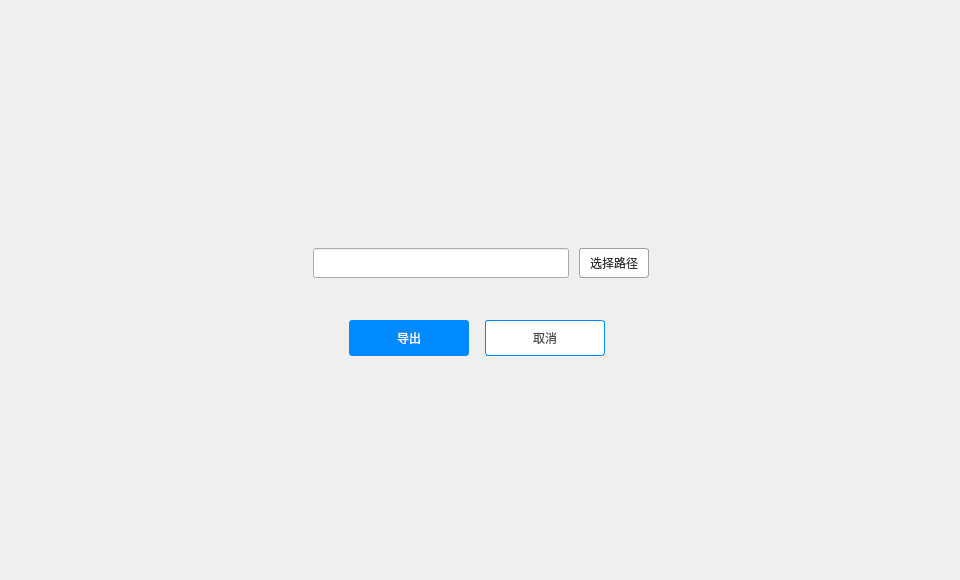
<?xml version="1.0" encoding="UTF-8"?>
<ui version="4.0">
 <class>ExportDialog</class>
 <widget class="QDialog" name="ExportDialog">
  <property name="geometry">
   <rect>
    <x>0</x>
    <y>0</y>
    <width>960</width>
    <height>580</height>
   </rect>
  </property>
  <property name="font">
   <font>
    <family>微软雅黑</family>
   </font>
  </property>
  <property name="windowTitle">
   <string>Dialog</string>
  </property>
  <widget class="QWidget" name="widget" native="true">
   <property name="geometry">
    <rect>
     <x>0</x>
     <y>0</y>
     <width>960</width>
     <height>580</height>
    </rect>
   </property>
   <widget class="QWidget" name="containerWidget" native="true">
    <property name="geometry">
     <rect>
      <x>209</x>
      <y>153</y>
      <width>542</width>
      <height>274</height>
     </rect>
    </property>
    <widget class="QToolButton" name="cancelBtn">
     <property name="geometry">
      <rect>
       <x>276</x>
       <y>167</y>
       <width>120</width>
       <height>36</height>
      </rect>
     </property>
     <property name="cursor">
      <cursorShape>PointingHandCursor</cursorShape>
     </property>
     <property name="styleSheet">
      <string notr="true">QToolButton{background-color:#ffffff;color:#484848;border:1px solid rgb(0,138,254);border-radius:3px;}
QToolButton:hover{color:rgb(0,138,254);}</string>
     </property>
     <property name="text">
      <string>取消</string>
     </property>
    </widget>
    <widget class="QLabel" name="nameLabel">
     <property name="geometry">
      <rect>
       <x>110</x>
       <y>61</y>
       <width>211</width>
       <height>20</height>
      </rect>
     </property>
     <property name="text">
      <string/>
     </property>
    </widget>
    <widget class="QPushButton" name="pathBtn">
     <property name="geometry">
      <rect>
       <x>370</x>
       <y>95</y>
       <width>70</width>
       <height>30</height>
      </rect>
     </property>
     <property name="font">
      <font>
       <family>微软雅黑</family>
      </font>
     </property>
     <property name="cursor">
      <cursorShape>PointingHandCursor</cursorShape>
     </property>
     <property name="styleSheet">
      <string notr="true">QPushButton{border:1px solid rgb(160,160,160);
border-radius:3px;
background-color: rgb(255, 255, 255);
color: rgb(53, 53, 53);
}
QPushButton::hover{color: rgb(153, 153, 153);}</string>
     </property>
     <property name="text">
      <string>选择路径</string>
     </property>
    </widget>
    <widget class="QToolButton" name="exportBtn">
     <property name="geometry">
      <rect>
       <x>140</x>
       <y>167</y>
       <width>120</width>
       <height>36</height>
      </rect>
     </property>
     <property name="cursor">
      <cursorShape>PointingHandCursor</cursorShape>
     </property>
     <property name="styleSheet">
      <string notr="true">QToolButton{background-color:rgb(0,138,254);color:#ffffff;border:none;border-radius:3px;}
QToolButton:hover{background-color:rgb(10,148,254);}</string>
     </property>
     <property name="text">
      <string>导出</string>
     </property>
    </widget>
    <widget class="QLineEdit" name="pathLineEdit">
     <property name="geometry">
      <rect>
       <x>104</x>
       <y>95</y>
       <width>256</width>
       <height>30</height>
      </rect>
     </property>
     <property name="font">
      <font>
       <family>微软雅黑</family>
       <pointsize>10</pointsize>
      </font>
     </property>
     <property name="contextMenuPolicy">
      <enum>Qt::DefaultContextMenu</enum>
     </property>
     <property name="styleSheet">
      <string notr="true">border-color: rgb(0, 0, 0);</string>
     </property>
     <property name="text">
      <string/>
     </property>
     <property name="readOnly">
      <bool>false</bool>
     </property>
    </widget>
   </widget>
  </widget>
 </widget>
 <resources/>
 <connections/>
</ui>
